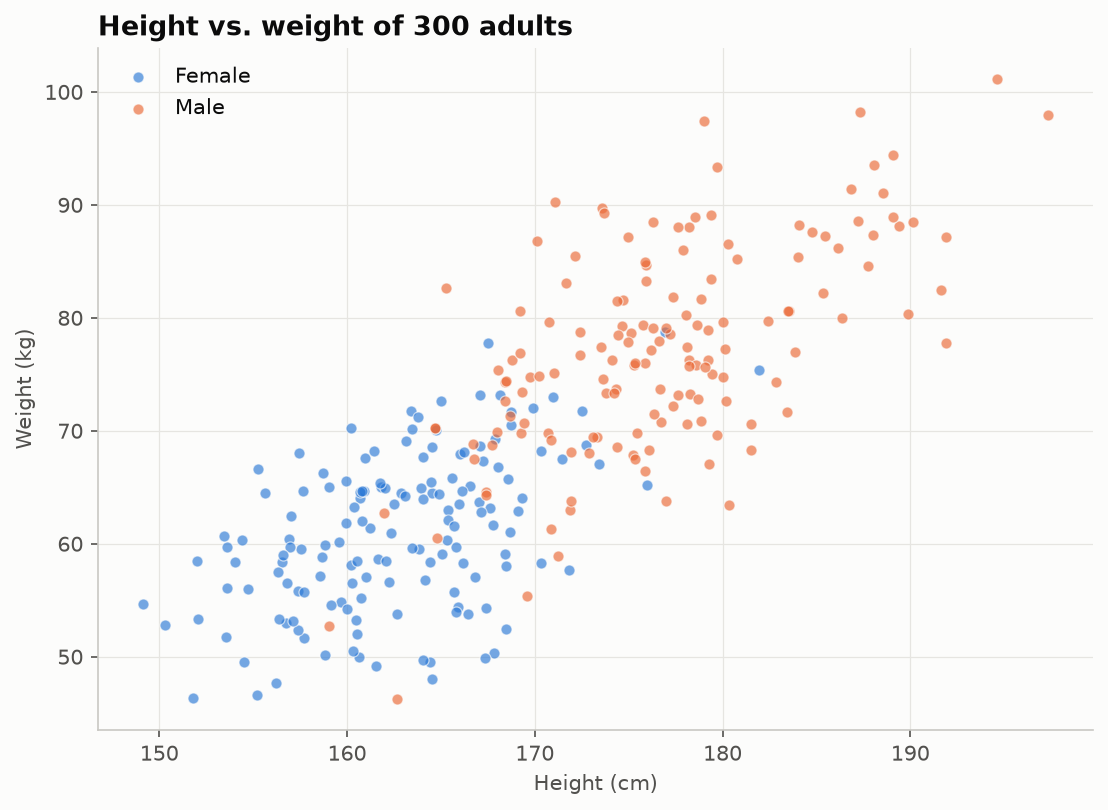

Here is the Python script that generated this plot:
"""
Scatter Plot  -  family: Correlation

DESIGN PURPOSE
Each observation is a dot placed by two numeric variables. It is the basic
chart for relationships: the direction, strength, shape (linear or curved),
clusters and outliers all show at once.

WHEN TO USE
  - Show whether two numeric variables move together
  - Find clusters, gaps and outliers in two-dimensional data
  - Explore data before fitting a model

AVOID WHEN
  - There are tens of thousands of points and heavy overplotting (use hexbin
    or 2-D density)
  - One variable is time (use a line chart)
  - Readers need exact values (use a table)

ALTERNATIVES
  - Hexbin plot
  - 2-D density contour
  - Bubble chart (adds a third variable)

EXAMPLE
Height and weight of 300 adults, split by sex (synthetic data).

Run:  python scatter.py
      python scatter.py --real-data   (real dataset: plotly.express.data.tips() — restaurant tipping data (Bryant & Smith 1995), bundled with plotly)

The notebook also shows this chart built with: plotly, altair.
"""
import sys
from pathlib import Path

import numpy as np
import pandas as pd
import matplotlib.pyplot as plt

# Library style: categorical colors in fixed order, recessive axes, hairline grid.
PALETTE = ["#2a78d6", "#eb6834", "#1baf7a", "#eda100",
           "#e87ba4", "#008300", "#6250d6", "#e34948"]
SEQ_CMAP = "Blues"      # sequential: one hue, light -> dark
DIV_CMAP = "RdBu_r"     # diverging: two opposite hues, neutral midpoint
GRAY = "#b8b7b1"        # de-emphasised marks
plt.rcParams.update({
    "figure.figsize": (8, 4.8), "figure.dpi": 110, "figure.facecolor": "#fcfcfb",
    "axes.facecolor": "#fcfcfb", "axes.edgecolor": "#c9c8c3", "axes.linewidth": 0.8,
    "axes.spines.top": False, "axes.spines.right": False,
    "axes.grid": True, "grid.color": "#e6e5e1", "grid.linewidth": 0.6, "axes.axisbelow": True,
    "axes.prop_cycle": plt.cycler(color=PALETTE),
    "axes.titlesize": 13, "axes.titleweight": "bold", "axes.titlelocation": "left",
    "axes.labelcolor": "#52514e", "xtick.color": "#52514e", "ytick.color": "#52514e",
    "text.color": "#0b0b0b", "font.size": 10, "lines.linewidth": 2,
    "legend.frameon": False,
})

# --- Example data ------------------------------------------------------------
rng = np.random.default_rng(42)
n = 150
height_f = rng.normal(163, 6.5, n)
height_m = rng.normal(177, 7, n)
df = pd.DataFrame({
    "height_cm": np.r_[height_f, height_m],
    "weight_kg": np.r_[0.62 * height_f - 40 + rng.normal(0, 6, n),
                       0.75 * height_m - 55 + rng.normal(0, 7, n)],
    "sex": ["Female"] * n + ["Male"] * n,
})
x, y, hue = "height_cm", "weight_kg", "sex"
labels = dict(x="Height (cm)", y="Weight (kg)", title="Height vs. weight of 300 adults")
df.head()

REAL_DATA = "--real-data" in sys.argv
if REAL_DATA:  # plotly.express.data.tips() — restaurant tipping data (Bryant & Smith 1995), bundled with plotly
    import plotly.express as px
    df = px.data.tips()                     # 244 restaurant bills (Bryant & Smith, 1995)
    x, y, hue = "total_bill", "tip", "sex"
    labels = dict(x="Total bill ($)", y="Tip ($)", title="Tip vs. bill size, 244 restaurant bills")
    df.head()

# --- Plot --------------------------------------------------------------------
fig, ax = plt.subplots(figsize=(7.5, 5.5))
for color, (name, g) in zip(PALETTE, df.groupby(hue)):
    ax.scatter(g[x], g[y], s=28, alpha=0.65, color=color,
               edgecolor="#fcfcfb", linewidth=0.6, label=name)
ax.set_xlabel(labels["x"])
ax.set_ylabel(labels["y"])
ax.set_title(labels["title"])
ax.legend(title=None, loc="upper left")
fig.tight_layout()

# --- Save / show -------------------------------------------------------------
out = Path(__file__).with_name(Path(__file__).stem + ("_real" if REAL_DATA else "") + ".png")
fig.savefig(out, dpi=150, bbox_inches="tight")
print(f"saved {out}")
if "--no-show" not in sys.argv:
    plt.show()
